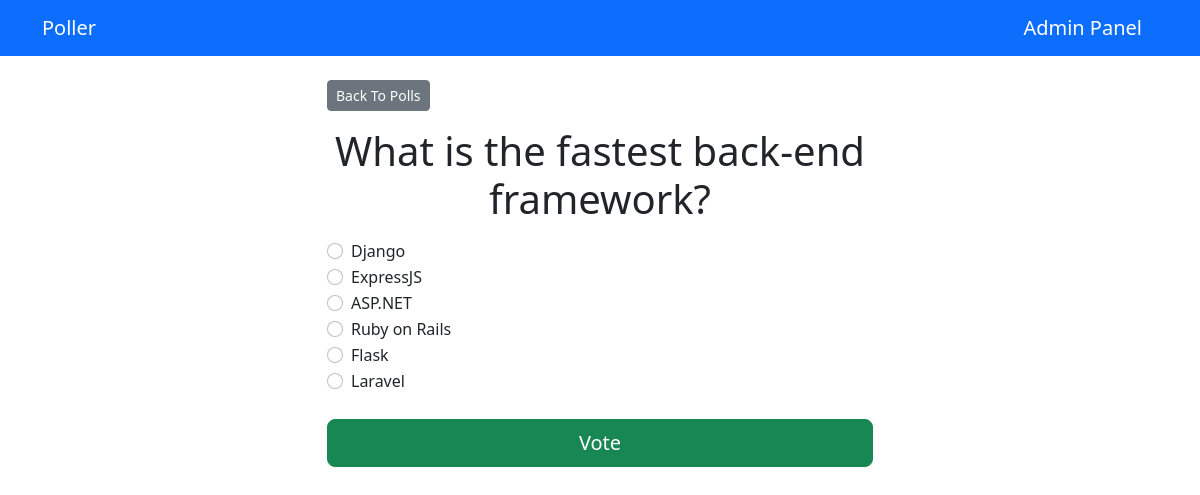
Screenshot of /polls/4/ with the database file from the repository.
### polls/models.py (models this page shows, shortened)
class Question(models.Model):
    q_text = models.CharField(max_length=200)
    published = models.DateTimeField('date published')

class Choices(models.Model):
    question = models.ForeignKey(Question, on_delete=models.CASCADE)
    choice = models.CharField(max_length=200)
    votes = models.IntegerField(default=0)

### polls/views.py (the view)
# urls.py: path('<int:question_id>/', views.detail, name='detail'),
def detail(request, question_id):
    try:
        question = Question.objects.get(pk=question_id)
    except Question.DoesNotExist:
        raise Http404("Question does not exist")
    return render(request, 'polls/detail.html', {'question': question})

### templates/polls/detail.html (shortened to what this page needs)
{% extends 'base.html' %}
{% block content %}
<a class="btn btn-secondary btn-sm mb-3" href="{% url 'polls:index' %}">Back To Polls</a>
<h1 class="text-center mb-3">{{ question.q_text }}</h1>
<form action="{% url 'polls:vote' question.id %}" method="post">
  {% for choices in question.choices_set.all %}
    <div class="form-check">
      <input type="radio"
             name="choices"
             class="form-check-input"
             id="choices{{ forloop.counter }}"
             value="{{ choices.id }}">
      <label for="choices{{ forloop.counter }}">{{ choices.choice }}</label>
    </div>
  {% endfor %}
  <div class="d-grid gap-2">
  <input type="submit" value="Vote" class="btn btn-success btn-lg btn-block mt-4" />
  </div>
</form>
{% endblock %}

### rows the page displays
Question: q_text "What is the fastest back-end framework?"
Choices: choice "Django"
Choices: choice "ExpressJS"
Choices: choice "ASP.NET"
Choices: choice "Ruby on Rails"
Choices: choice "Flask"
Choices: choice "Laravel"
